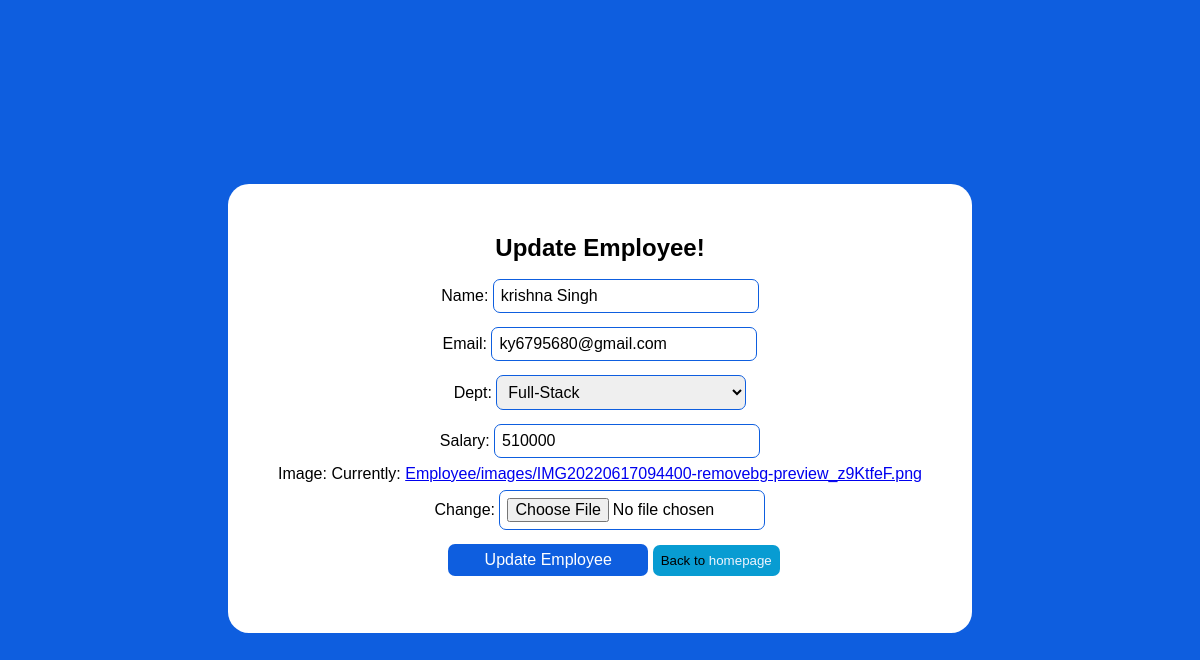
Screenshot of /employee/update-employee/1/ with the database file from the repository.
### employees_app/models.py (models this page shows)
class Employee(models.Model):
    name = models.CharField(max_length=50)
    email = models.EmailField(unique=True, max_length=100)
    dept  = models.ForeignKey(Department, on_delete=models.CASCADE)
    salary = models.PositiveIntegerField()
    join_date = models.DateTimeField(auto_now_add=True)
    image     = models.ImageField(upload_to='Employee/images')

### employees_app/views.py (the view, shortened to what this page needs)
# urls.py: path("update-employee/<int:id>/", UpdateeEmployee.as_view(), name="update_employee"),
class UpdateeEmployee(View):
    def get(self, request,id=None):
            if id is not None and type(id) == int:
                try:
                    emp  = Employee.objects.get(pk=id)
                except Employee.DoesNotExist:
                    return redirect('page_not_found')
                else:
                    form = EmployeeForm(instance=emp)
                    return render(request, 'emp_app/update_employee.html',{'form': form})
            else:
                return redirect('page_not_found')

### employees_app/forms.py (shortened to what this page needs)
class EmployeeForm(forms.ModelForm):
    name = forms.CharField(required= True, error_messages={'required': 'Name is required', 'placeholder': 'Enter name here'})
    class Meta:
        model  = Employee
        fields = ('name', 'email', 'dept', 'salary', 'image')
        error_messages = {
            'image': {'required': 'Image is required'},
            'name': {'required': 'Name is required'},
            'email': {'required': 'Email is required'},
            'salary': {'required': 'Salary is required'},
            'dept': {'required': 'Department is required'}
        }

### employees_app/models.py (called while the page is built)
    def __str__(self):
        return self.name

### employees_app/templates/emp_app/update_employee.html (shortened to what this page needs)
{% extends "emp_app/base.html" %}
{% load static %}
{% block css_link %}
    <link rel="stylesheet" href="{% static 'emp_app/css/form_style.css' %}">
{% endblock css_link %}
{% block form  %}
<div class="form-container" id='myform'>
    <h2 class="formh2">Update Employee!</h2>
    <form action="" method='post' novalidate  enctype='multipart/form-data'>
        {% for field in form %}
            {{field.label_tag}}
            {{field}}
              <br>
        {% endfor %}
        <input type="submit" value = 'Update Employee'>
        <button class='home'>Back to <a href="{% url 'homepage'  %}">homepage</a> </button>
    </form>
</div>
{% endblock form %}

### employees_app/static/emp_app/css/form_style.css (style rules this page uses)
body { background-color: #0e5edf; display: flex; align-items: center; justify-content: center; height: 100vh; }
.home { border: none; background-color: rgb(8, 156, 210); padding: 8px; border-radius: 7px; }
button a { text-decoration: none; color: #eef4fe; }
.form-container { background-color: white; padding: 50px; text-align: center; border-radius: 21px; font-family: Arial, Helvetica, sans-serif; }
.formh2 { margin: 0px 0px 10px 0px; }
input,select { width: 250px; padding: 7px; margin: 7px 0px; border-radius: 7px; font-size: 16px; border: 1px solid #0e5edf; }
select { font-size: 16px; }
input[type='submit'] { width: 200px; background-color: #0e5edf; color: white; border: none; font-size: 16px; text-align: center; margin-left: 28px; border: none; }

### rows the page displays
Employee: form "krishna Singh" "ky6795680@gmail.com" "Full-Stack" "510000"

### other values shown
{{ field.label_tag }} "Name:" "Email:" "Dept:" "Salary:" "Image:"
